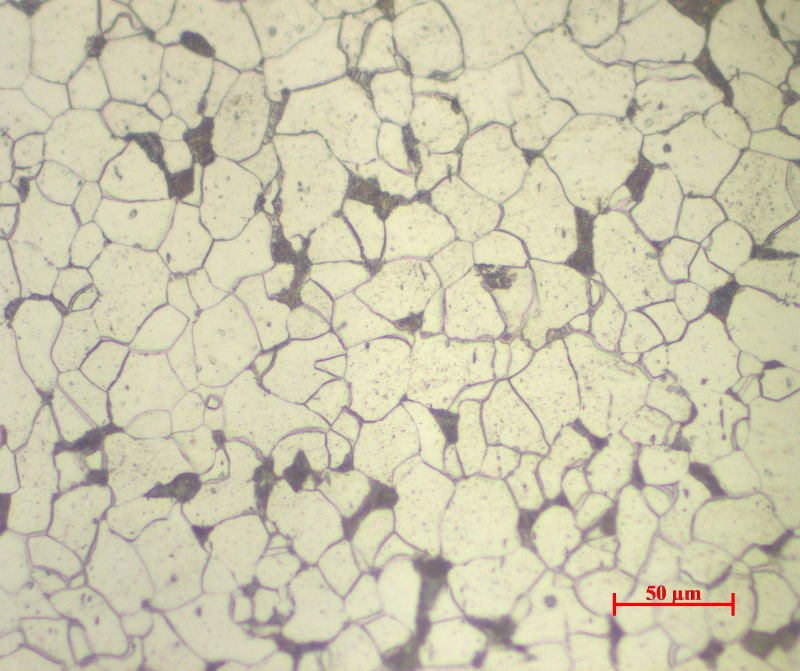
#> input picture computer-vision/data/Aco224.jpg, 1600 x 1342 px (shown at 1/2 size)
$ jupyter execute --allow-errors '21_03_25 IA - Genetic Algorithm0.ipynb'   (shell and % lines are left out)   (older library calls are emulated)
#> lines starting #> are read from the running program, lines starting #| are printed output that depends on the picture; after the words box and inside, x2 and y2 are one past the last pixel; in counts of white or black regions, pixels touching at a corner belong together
#> further down, img is the input picture: shape (1342, 1600, 3); mean B, G, R 174.2, 200.9, 205.1
### computer-vision/segmentation.py
import cv2
import numpy as np
#import matplotlib.pyplot as plt

# Função Auxiliar
def getCircle(n):
    '''kernel has size NxN'''
    # xx and yy are 200x200 tables containing the x and y coordinates as values
    # mgrid is a mesh creation helper
    xx, yy = np.mgrid[:n,:n]
    # circles contains the squared distance to the (100, 100) point
    # we are just using the circle equation learnt at school
    circle = (xx - np.floor(n/2)) ** 2 + (yy - np.floor(n/2)) ** 2
    circle = circle<=np.max(circle)*.5
    circle = np.uint8(circle)
    return circle

# Função de processamento principal
# [106 lines left out: function processing, not called in this run]

# Função de processamento principal, enxuta.
def processing_memory_fix(img, parameters=None):
    '''
    Função de processamento principal enxuta.

    A entrada é uma imagem BGR (resultado da função cv2.imread(), por exemplo); e uma lista de parâmetros opcional
    Cada posição da lista de parâmetros corresponde a:
        0 thresholdType = cv2.ADAPTIVE_THRESH_MEAN_C or cv2.ADAPTIVE_THRESH_GAUSSIAN_C
        1 blockSize = 99-299
        2 constant = 0-20
        3 kernelSize = [3-7]
        4 openingIt = 0-2
        5 erosionIt = 0-5
        6 contourMethod = cv2.CHAIN_APPROX_SIMPLE or cv2.CHAIN_APPROX_TC89_L1 or cv2.CHAIN_APPROX_TC89_KCOS
        7 minArea = 15-50

    A saída é uma tupla de 2 elementos:
        img_out      = contornos coloridos aleatoriamente desenhados por cima da imagem original
        resultado    = int representando o número de grãos contados
    '''
    #Default parameters
    if parameters == None:
        #parameters = [0,199,3,3,0,3,0,20]
        parameters = [1, 191, 3, 5, 0, 2, 0, 41]

    #Transformação do vetor de parâmetros em variáveis com nomes informativos
    if parameters[0] == 0: thresholdType = cv2.ADAPTIVE_THRESH_MEAN_C
    if parameters[0] == 1: thresholdType = cv2.ADAPTIVE_THRESH_GAUSSIAN_C
    blockSize =  parameters[1]
    constant =   parameters[2]
    kernelSize = parameters[3]
    openingIt =  parameters[4]
    erosionIt =  parameters[5]
    if parameters[6] == 0: contourMethod = cv2.CHAIN_APPROX_SIMPLE
    if parameters[6] == 1: contourMethod = cv2.CHAIN_APPROX_TC89_L1
    if parameters[6] == 2: contourMethod = cv2.CHAIN_APPROX_TC89_KCOS
    minArea =    parameters[7]

    #Conversão de uma imagem para outro sistema de cores
    img_gray = cv2.cvtColor(img,cv2.COLOR_BGR2GRAY)
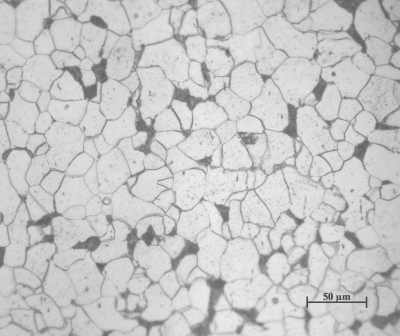
#> img_gray: shape (1342, 1600) (shown at 1/4 size); min 24, max 241, mean 199.1
    y_img, x_img = img_gray.shape

    #Adaptivo
    img_thresh = cv2.adaptiveThreshold(img_gray, 255, thresholdType, cv2.THRESH_BINARY, blockSize, constant)
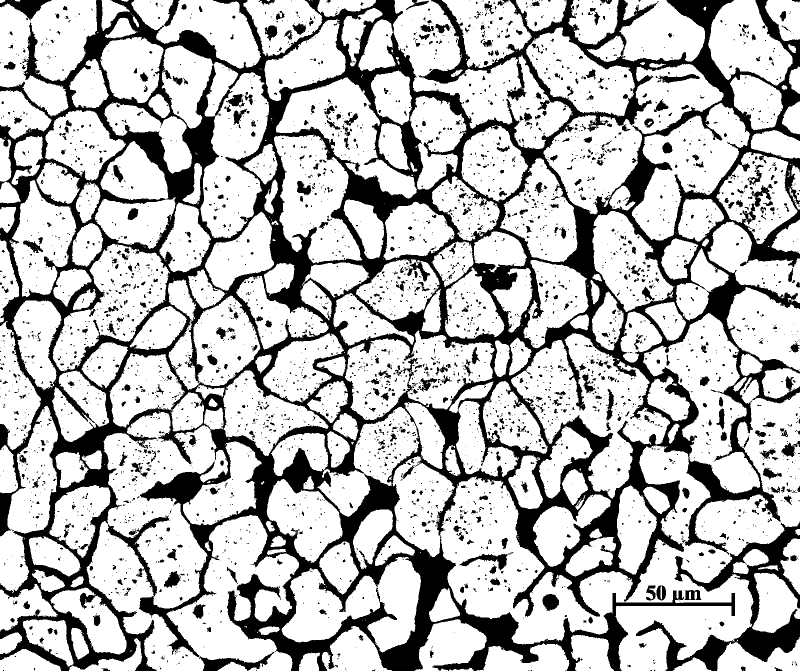
#> img_thresh: shape (1342, 1600) (shown at 1/2 size); 73.7% white; 4158 black regions (3440 under 20 px), largest, box (x1, y1, x2, y2) and area: (0, 0, 1600, 1342) 468465, (1272, 1043, 1600, 1342) 20922, (398, 1304, 549, 1342) 2014
    del img_gray
    #Fechamento
    kernel = getCircle(kernelSize)
    img_open = cv2.morphologyEx(img_thresh,cv2.MORPH_CLOSE,kernel, iterations = openingIt)
    del img_thresh
    img_open = cv2.erode(img_open, kernel, iterations=erosionIt)
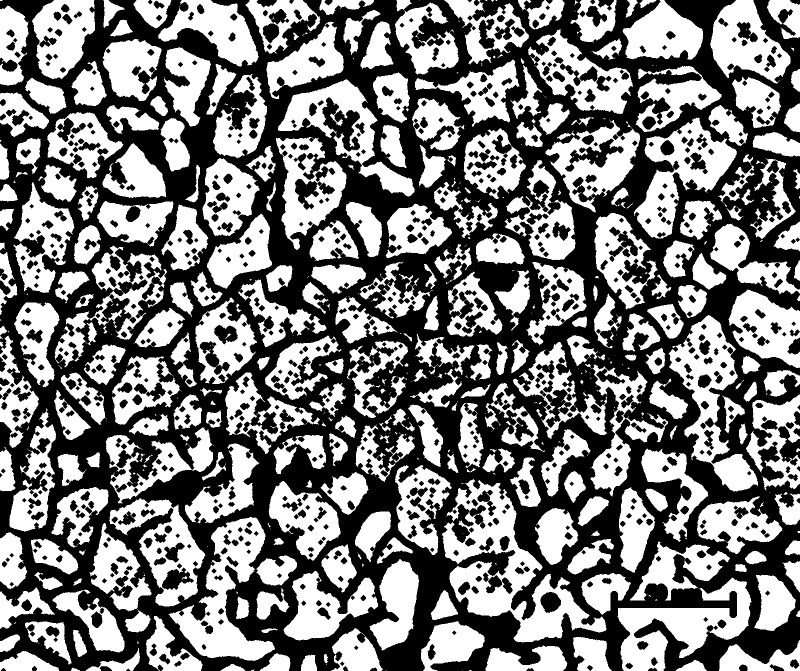
#> img_open: shape (1342, 1600) (shown at 1/2 size); 49.2% white; 515 white regions (216 under 20 px), largest, box (x1, y1, x2, y2) and area: (884, 958, 1213, 1285) 34505, (337, 1034, 550, 1322) 22269, (1235, 1155, 1503, 1342) 21677

    #Desenhando borda na imagem
    y,x = img_open.shape
    color = 0
    img_open[:,   0] = 0; img_open[:, x-1] = 0; img_open[0,   :] = 0; img_open[y-1, :] = 0
#> after `img_open[y - 1, :] = 0`:
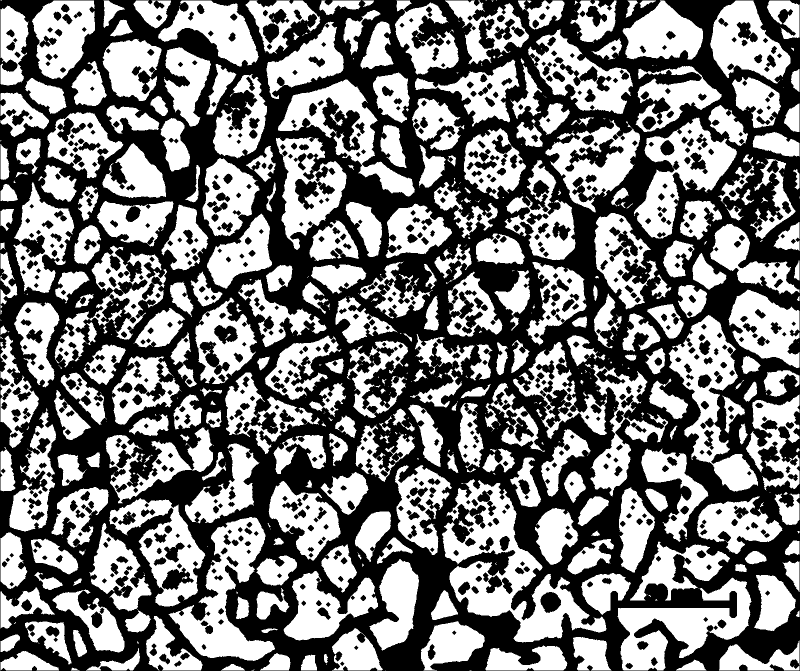
#> img_open: shape (1342, 1600) (shown at 1/2 size); 49.1% white; 517 white regions (215 under 20 px)

    #Gerando Lista de Contornos
    cv2MajorVersion = cv2.__version__.split(".")[0]
    if int(cv2MajorVersion) >= 4:
        contours, _= cv2.findContours(img_open,cv2.RETR_EXTERNAL, contourMethod)
#> contours = 495 contours, 212 with area under 20; largest, box (x1, y1, x2, y2) and area: (884, 958, 1213, 1285) 39257, (1337, 630, 1516, 983) 24284, (337, 1034, 550, 1322) 23701, (1235, 1155, 1503, 1341) 21954, (1268, 235, 1474, 477) 21722
    else:
        _, contours, _ = cv2.findContours(img_open,cv2.RETR_EXTERNAL, contourMethod)
    del img_open

    #Ordenando Lista de Contornos de acordo com a área
    contours = sorted(contours, key = cv2.contourArea, reverse = True)

    #Selecionando apenas contornos cuja área é maior que algum valor
    contours = [c for c in contours if cv2.contourArea(c)>minArea]
#> contours = 258 contours; largest, box (x1, y1, x2, y2) and area: (884, 958, 1213, 1285) 39257, (1337, 630, 1516, 983) 24284, (337, 1034, 550, 1322) 23701, (1235, 1155, 1503, 1341) 21954, (1268, 235, 1474, 477) 21722

    #Separando grãos das bordas
    faixa = 3
    n_borda = 0
    for c in contours:
        (x_ini,y_ini,w,h) = cv2.boundingRect(c)
        x_end = x_ini+w; y_end = y_ini+h

        if 0<x_ini<faixa or 0<y_ini<faixa or x_img-faixa<x_end<x_img or y_img-faixa<y_end<y_img:
            n_borda +=1
#> this loop made 258 passes
#> (x_ini, y_ini, w, h, x_end, y_end) on passes 1 to 8: (884, 958, 329, 327, 1213, 1285), (1337, 630, 179, 353, 1516, 983), (337, 1034, 213, 288, 550, 1322), (1235, 1155, 268, 186, 1503, 1341), (1268, 235, 206, 242, 1474, 477), (218, 996, 193, 217, 411, 1213), (1091, 239, 189, 186, 1280, 425), (552, 274, 141, 226, 693, 500)
#> after the loop, n_borda = 56

    #Preenchendo contornos
    img_out = img.copy()
    del img
    for c in contours:
        random_color = [np.random.randint(20, 235) for i in range(3)]
        img_out = cv2.drawContours(img_out, [c], -1, random_color, 3)
#> this loop made 258 passes
#> random_color on passes 1 to 3: [192, 67, 137], [212, 87, 215], [123, 29, 231]
#> pass 1, in processing_memory_fix, `img_out = cv2.drawContours(img_out, [c], -1, random_color, 3)`:
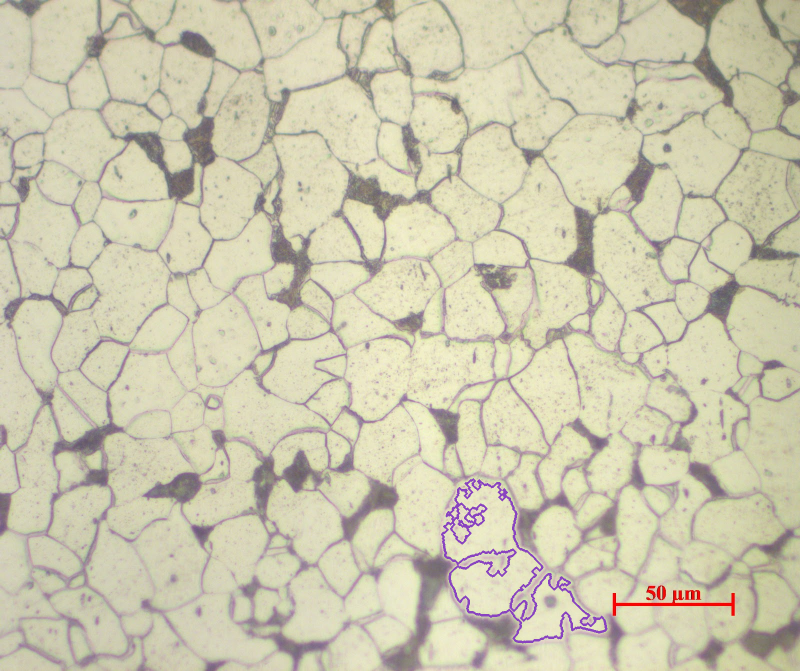
#> img_out: shape (1342, 1600, 3) (shown at 1/2 size); 0.52% of pixels changed, all inside (x1, y1, x2, y2) = (882, 956, 1215, 1287)
#> pass 2, in processing_memory_fix, `img_out = cv2.drawContours(img_out, [c], -1, random_color, 3)`:
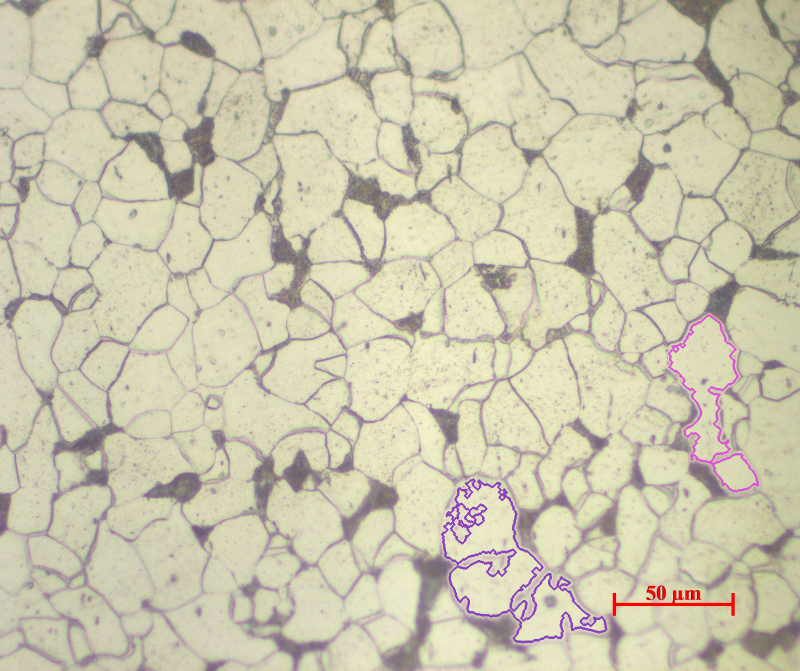
#> img_out: shape (1342, 1600, 3) (shown at 1/2 size); 0.25% of pixels changed, all inside (x1, y1, x2, y2) = (1335, 628, 1518, 985)
#> pass 3, in processing_memory_fix, `img_out = cv2.drawContours(img_out, [c], -1, random_color, 3)`:
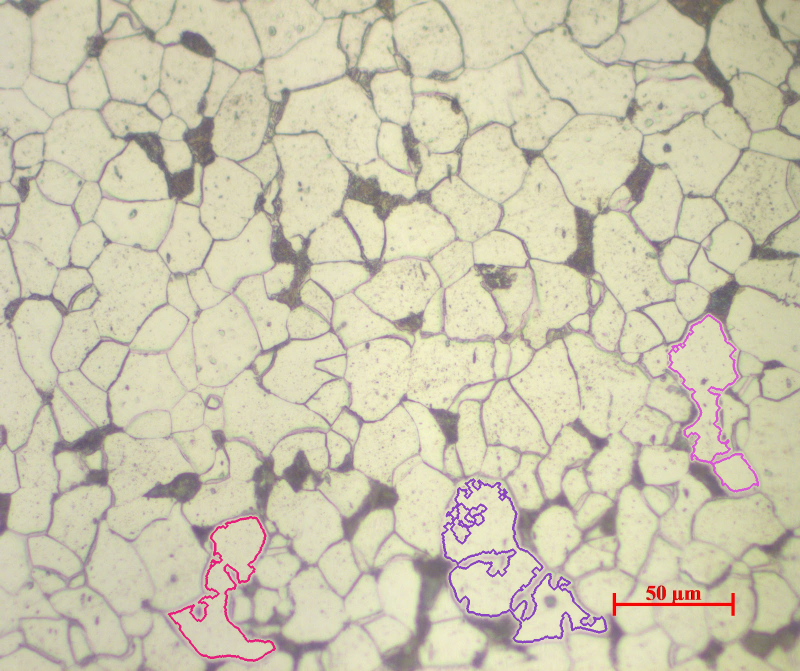
#> img_out: shape (1342, 1600, 3) (shown at 1/2 size); 0.26% of pixels changed, all inside (x1, y1, x2, y2) = (335, 1032, 552, 1324)
#> after the loop:
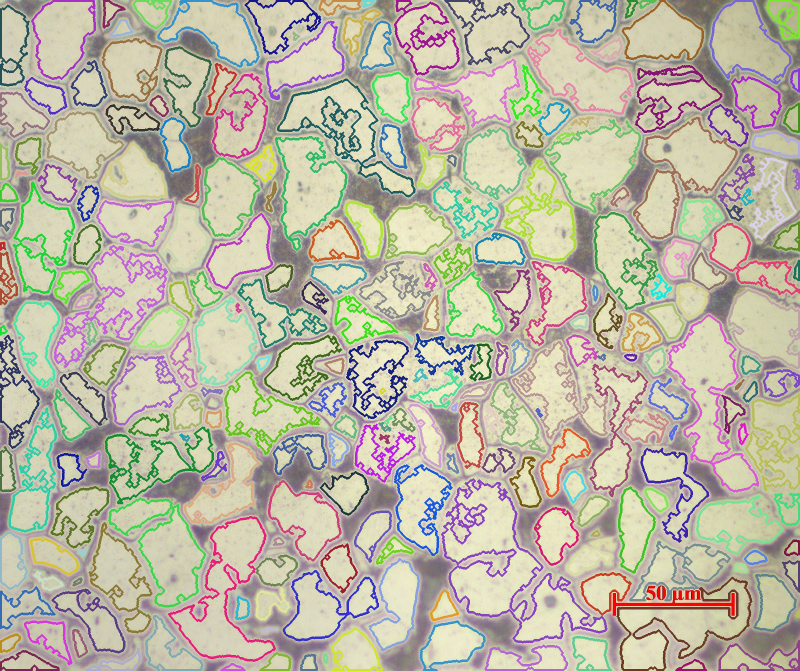
#> img_out: shape (1342, 1600, 3) (shown at 1/2 size); 18.35% of pixels changed, all inside (x1, y1, x2, y2) = (0, 0, 1600, 1342)

    #resultados
    resultado = len(contours)-round(n_borda/2)

    return img_out, resultado

# [13 lines that do not run on import are left out]

### computer-vision/training/21_03_25 IA - Genetic Algorithm0.ipynb
# Sistemas Inteligentes

## Exercício Computacional 5 - Otimização

#### 1.2 Explicação do Problema

Para este EC escolhemos um dataset de regressão "load_diabetes", que também foi usado em outro laboratório, e utilizando as ferramentas conhecidas queremos minimizar a função para conhecer os limites de otimização deste dataset.

### 2. Técnica

#### 2.1 Identificação da Técnica

Algoritmos Genéticos como exemplificado no lab, com as seguintes alterações:

Indivíduos são formados  uma lista de coeficientes de um polinômio, com valores float

Por consequência, funções de geração, mutação e torneio são ajustadas de acordo

Função de avaliação é o Mean Squared Error

#### 2.2 Explicação da Técnica

Como nosso objetivo era de exemplificar um problema otimização, escolhemos um dataset de regressão, especificamente o "load_diabetes", para a base de nosso desenvolvimento usamos um exemplo de um artigo que usa polinômios para fazer essa regressão.
Antes de regredir nossa função, foi usada a ferramenta PCA para compressão de dados, neste caso reduzimos o dataset para apenas uma dimensionalidade (X e Y), tendo o X apenas uma coluna.
Após a preparação deste dataset, aplicamos a função para realizar os testes de otimização deste Dataset.

## 3. Desenvolvimento Polinômios

A base para o desenvolvimento foi o seguinte <a href="https://towardsdatascience.com/intro-to-evolutionary-computation-using-deap-618ca974b8cb">Artigo Introdutório ao DEAP</a>, que realiza a modelagem de um problema de regressão utilizando polinômios.

### 3.1 Inicialização e dataset Diabetes

[cell 1]
# Instalação do Deap e importação das bibliotecas
#!pip install deap

import array
from numpy import random

import numpy as np

import matplotlib.pyplot as plt

from deap import base, creator, tools, algorithms
# Importações do grãos
import cv2
import sys
sys.path.append("../")
from segmentation import processing_memory_fix

# Parâmetro Número de coeficientes no Polinômio
IND_SIZE = 5

[cell 2]
# Testando importações do grãos
img = cv2.imread("../data/Aco224.jpg")
s = [1, 191, 3, 5, 0, 2, 0, 41]
img_out, resultado = processing_memory_fix(img, s)
print("Resultado = {} grãos contados".format(resultado))
#| Resultado = 230 grãos contados
plt.figure(figsize=(5,5)); plt.title("img_out"); fig = plt.imshow(cv2.cvtColor(img_out.copy(),cv2.COLOR_BGR2RGB), 'gray')

[cell 3]
# Carregando Dataset Diabetes
from sklearn.datasets import load_diabetes

X_full, Y = load_diabetes(return_X_y=True)

# Redução de dimensionalidade para uma dimensão Aplicando PCA
from sklearn.decomposition import PCA
X = PCA(n_components=1).fit_transform(X_full)
X = X[:,0].reshape(-1)

# Alterando formato do dataset para compatibilidade com o código
data = list(zip(X, Y))

# Ordenando dataset
data = sorted(data, key=lambda tup: tup[0])

print(data[:10])
print(X.shape)
print(Y.shape)

### 3.2 Criação de Tipos, Toolbox, Função de Avaliação e Operadores Genéticos

[cell 4]
# Definindo tipos GRAIN
creator.create("FitnessMax", base.Fitness, weights=(1.0,))
#> (this line was passed over: deap is not available in this run)
creator.create("Individual", list, fitness=creator.FitnessMax)
#> (this line was passed over: deap is not available in this run)

# [8 lines of commented-out code are left out]

#> (a cell that did not finish here is left out)

#> (a cell that did not finish here is left out)

[cell 7]
# Definindo funções de avaliação LAB

def evalOneMax(individual):
    return sum(individual),

#> (the rest of this cell did not finish here and is left out)

### 3.3 Evolução

[cell 8]
# Parâmetros
# Número de indivíduos
MU = 100
#LAMBDA = 200

# Número de gerações
NGEN = 100

def main():
    pop = toolbox.population(n=50)
    hof = tools.HallOfFame(1)
    stats = tools.Statistics(lambda ind: ind.fitness.values)
    stats.register("avg", np.mean)
    stats.register("std", np.std)
    stats.register("min", np.min)
    stats.register("max", np.max)
    pop, log = algorithms.eaSimple(pop, toolbox, cxpb = 0.5, mutpb=0.2,
                                   ngen=50, stats=stats, halloffame=hof, verbose=True)
    return pop, log, hof

# [11 lines of commented-out code are left out]

#> (a cell that did not finish here is left out)
